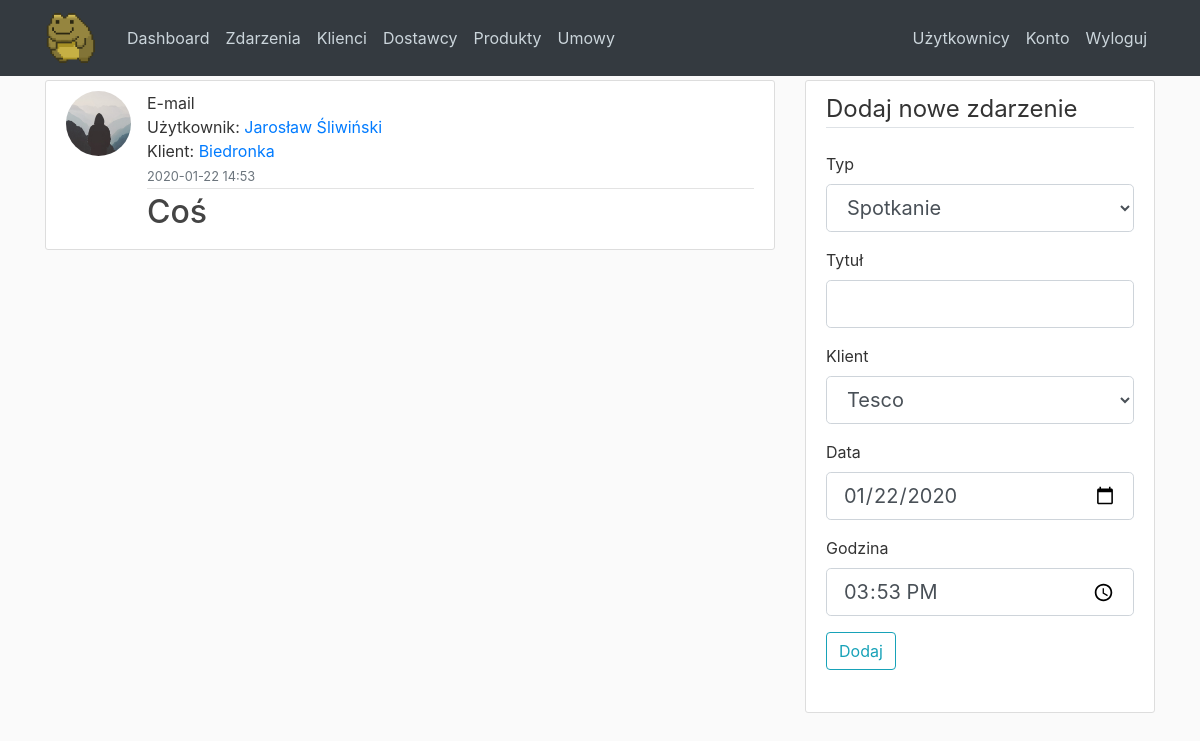
Page /meetings (signed in) on the committed database.
### CRM/models.py (models this page shows, shortened)
class Meeting(db.Model):
    id = db.Column(db.Integer, primary_key=True)
    date = db.Column(db.DateTime, nullable=False, default=datetime.utcnow)
    title = db.Column(db.String(100), nullable=False)
    notes = db.Column(db.Text, default = "Brak notatek!")
    user_id = db.Column(db.Integer, db.ForeignKey('user.id'), nullable=False)
    customer_id = db.Column(db.Integer,db.ForeignKey('customer.id'), nullable=False)
    typ = db.Column(db.String(100), nullable=False)

class User(db.Model, UserMixin):
    id = db.Column(db.Integer, primary_key=True)
    email = db.Column(db.String(120), unique=True, nullable=False)
    image_file = db.Column(db.String(20), nullable=False, default='default.jpg')
    name = db.Column(db.String(25), nullable=False)
    last_name = db.Column(db.String(45), nullable=False)
    password = db.Column(db.String(60), nullable=False)
    admin = db.Column(db.Boolean, default=False, nullable=False)
    meetings = db.relationship('Meeting', backref='who', lazy=True, cascade="all, delete-orphan")
    contracts = db.relationship('Contract', backref='user', lazy=True, cascade="all, delete-orphan")
    def full_name(self):
        return f"{self.name} {self.last_name}"

class Customer(db.Model):
    id = db.Column(db.Integer, primary_key=True)
    customer_name = db.Column(db.String(25), nullable=False)
    agent_name = db.Column(db.String(35), nullable=False)
    agent_last_name = db.Column(db.String(35), nullable=False)
    email = db.Column(db.String(140), nullable=False)
    phone = db.Column(db.String(140), nullable=False)
    address = db.Column(db.String(140), nullable=False)
    meetings = db.relationship('Meeting', backref='with_who', lazy=True, cascade="all, delete-orphan")
    contracts = db.relationship('Contract', backref='customer', lazy=True, cascade="all, delete-orphan")

### CRM/routes.py (the view, shortened to what this page needs)
@app.route("/meetings", methods=['GET', 'POST'])
def meetings():
    form = MeetingForm()
    meetings = Meeting.query.filter(Meeting.user_id == current_user.id).all()
    return render_template('meetings.html', meetings=meetings, form=form)

### CRM/forms.py (shortened to what this page needs)
class MeetingForm(FlaskForm):
    def get_customers():
        return Customer.query
    with_who = QuerySelectField('Klient', validators=[DataRequired()], query_factory=get_customers, get_label='customer_name')   # dodac date
    date = DateField('Data', format='%Y-%m-%d', default=datetime.utcnow)
    time = TimeField('Godzina', format='%H:%M', default=datetime.utcnow)
    title = StringField('Tytuł', validators=[InputRequired("Podaj tytuł")])
    submit = SubmitField('Dodaj')
    typ = SelectField('Typ',choices=[('Spotkanie', 'Spotkanie'), ('E-mail', 'E-mail'), ('Zapytanie ofertowe', 'Zapytanie ofertowe'),('Telefon', 'Telefon')])

### CRM/models.py (called while the page is built)
@login_manager.user_loader
def load_user(user_id):
    return User.query.get(int(user_id))

### CRM/templates/meetings.html
{% extends "base.html" %}
{% block content %}
{% for meeting in meetings %}
<article class="media content-section">
  <img class="rounded-circle article-img"
    src="{{ url_for('static', filename='profile_pics/' + meeting.who.image_file) }}">
  <div class="media-body">
    <div class="article-metadata">
      <a class="mr-0">{{ meeting.typ}}</a><br>
      Użytkownik: <a class="mr-0" href="#">{{ meeting.who.full_name() }}</a><br>
      Klient: <a class="mr-0" href="#">{{ meeting.with_who.customer_name }}</a><br>
      <small class="text-muted">{{ meeting.date.strftime('%Y-%m-%d %H:%M') }}</small>
    </div>
    <h2><a class="article-title" href="{{ url_for('meeting', meeting_id=meeting.id) }}">{{ meeting.title }}</a></h2>
  </div>
</article>
{% endfor %}
{% endblock content %}
{% block sidebar %}
{% include "partials/add_meeting_sidebar.html" %}
{% endblock sidebar %}

### CRM/static/main.css (style rules this page uses)
body { background: #fafafa; color: #333333; margin-top: 5rem; }
h1, h2, h3, h4, h5, h6 { color: #444444; }
.content-section { background: #ffffff; padding: 10px 20px; border: 1px solid #dddddd; border-radius: 3px; margin-bottom: 20px; }
.article-title { color: #444444; }
.article-img { height: 65px; width: 65px; margin-right: 16px; }
.article-metadata { padding-bottom: 1px; margin-bottom: 4px; border-bottom: 1px solid #e3e3e3 }

### rows in the picture
Meeting: image_file (placeholder picture), typ "E-mail", who.full_name "Jarosław Śliwiński", with_who.customer_name "Biedronka", date "2020-01-22 14:53", title "Coś"
